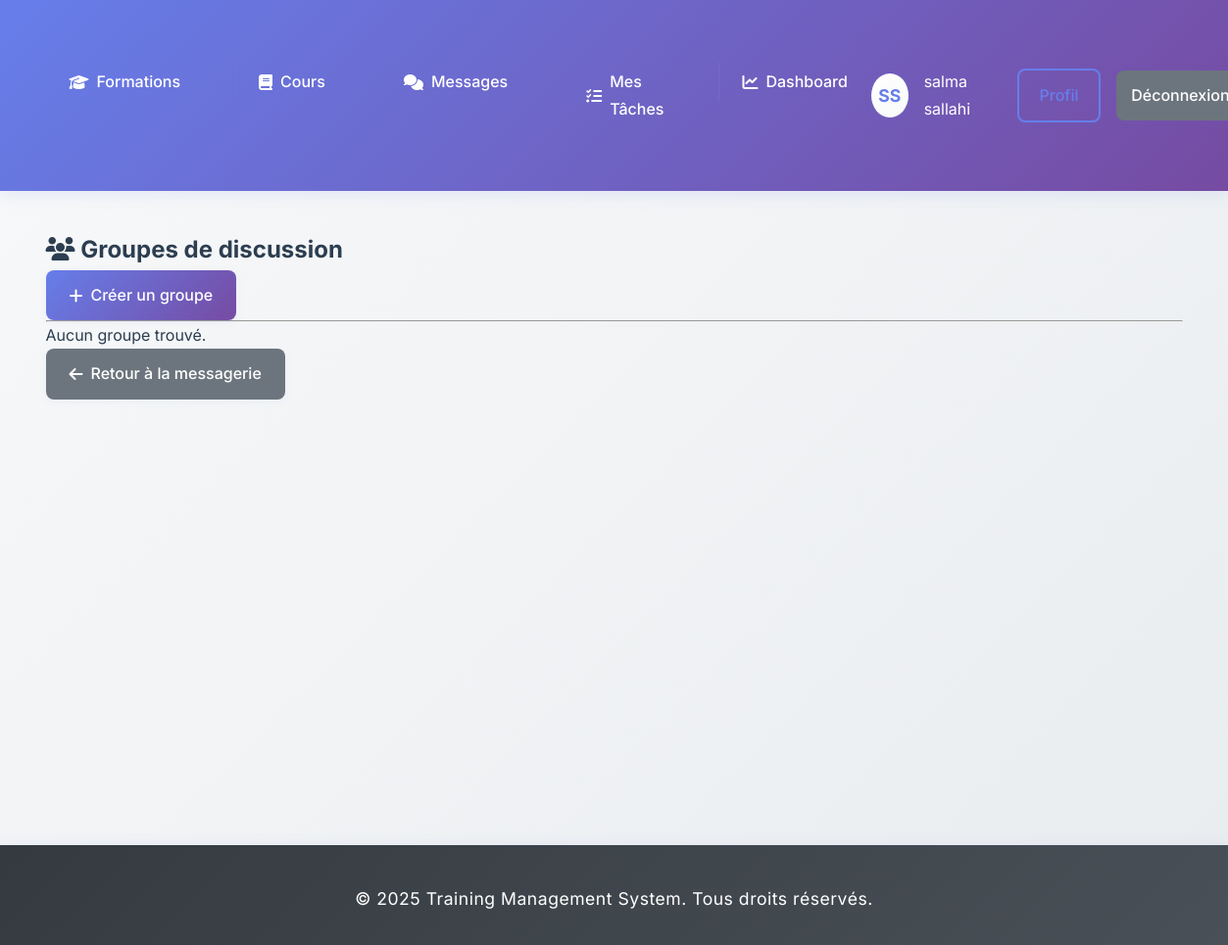
Page /messaging/groups/ (signed in) on the earlier database version.
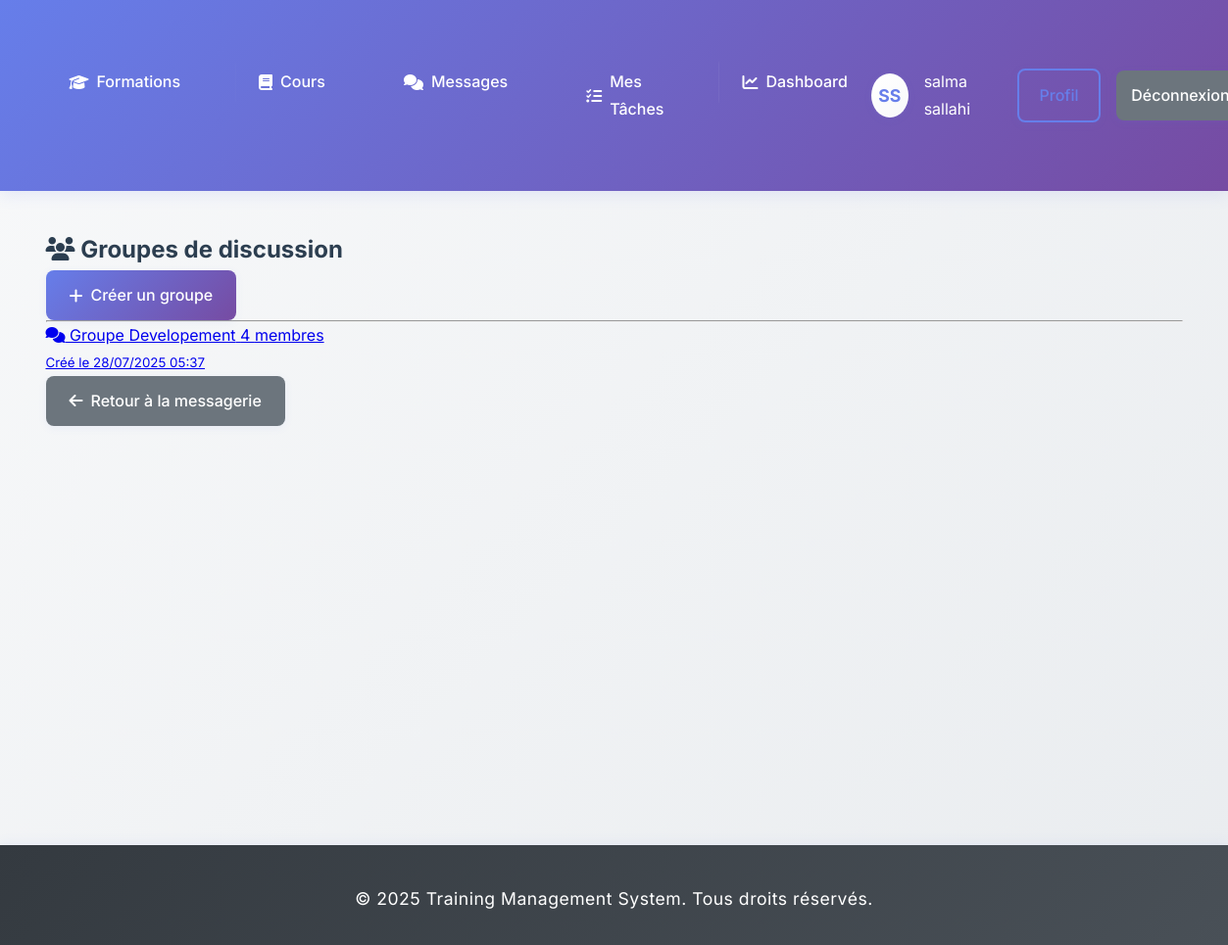
Same page on the later database version.
### users/models.py (models this page shows, shortened)
class Utilisateur(AbstractUser):
    email = models.EmailField(unique=True)
    nom = models.CharField(max_length=100)
    prenom = models.CharField(max_length=100)
    telephone = models.CharField(max_length=20, blank=True)
    adresse = models.TextField(blank=True)
    date_naissance = models.DateField(null=True, blank=True)
    photo_profil = models.ImageField(upload_to='profiles/', blank=True, null=True)
    date_creation = models.DateTimeField(default=timezone.now)
    derniere_connexion = models.DateTimeField(null=True, blank=True)
    USERNAME_FIELD = 'email'
    REQUIRED_FIELDS = ['username', 'nom', 'prenom']
    class Meta:
        verbose_name = 'Utilisateur'
        verbose_name_plural = 'Utilisateurs'

### messaging/models.py (models this page shows, shortened)
class GroupeChat(models.Model):
    nom = models.CharField(max_length=100)
    description = models.TextField(blank=True)
    createur = models.ForeignKey(Utilisateur, on_delete=models.CASCADE, related_name='groupes_crees')
    membres = models.ManyToManyField(Utilisateur, related_name='groupes_membre')
    formation = models.ForeignKey(Formation, on_delete=models.CASCADE, null=True, blank=True)
    prive = models.BooleanField(default=False)
    date_creation = models.DateTimeField(default=timezone.now)
    actif = models.BooleanField(default=True)
    class Meta:
        verbose_name = 'Groupe de Chat'
        verbose_name_plural = 'Groupes de Chat'
        ordering = ['-date_creation']

### messaging/views.py (the view)
# urls.py: path('groups/', views.groups_list, name='groups'),
@login_required
def groups_list(request):
    groups = GroupeChat.objects.filter(
        Q(membres=request.user) | Q(createur=request.user)
    ).distinct().order_by('-date_creation')
    context = {
        'groups': groups,
    }
    return render(request, 'messaging/groups.html', context)

### templates/messaging/groups.html (shortened to what this page needs)
{% extends 'base.html' %}
{% block content %}
<div class="container mt-4">
    <h2><i class="fas fa-users"></i> Groupes de discussion</h2>
    <a href="{% url 'messaging:create_group' %}" class="btn btn-primary mb-3">
        <i class="fas fa-plus"></i> Créer un groupe
    </a>
    <hr>
    {% if groups %}
        <div class="list-group">
            {% for group in groups %}
                <a href="{% url 'messaging:group_detail' group.id %}" class="list-group-item list-group-item-action">
                    <div class="d-flex justify-content-between align-items-center">
                        <span><i class="fas fa-comments"></i> {{ group.nom }}</span>
                        <span class="badge bg-primary">{{ group.membres.count }} membres</span>
                    </div>
                    <small class="text-muted">Créé le {{ group.date_creation|date:"d/m/Y H:i" }}</small>
                </a>
            {% endfor %}
        </div>
    {% else %}
        <div class="alert alert-info mt-3">Aucun groupe trouvé.</div>
    {% endif %}
    <a href="{% url 'messaging:inbox' %}" class="btn btn-secondary mt-4"><i class="fas fa-arrow-left"></i> Retour à la messagerie</a>
</div>
{% endblock %}

### templates/base.html (shortened to what this page needs)
<!DOCTYPE html>
<html lang="fr">
<head>
    <link rel="stylesheet" href="https://cdnjs.cloudflare.com/ajax/libs/font-awesome/6.4.0/css/all.min.css">
</head>
<body>
    <header class="header">
        <nav class="nav-container">
            <ul class="nav-menu">
                <li><a href="{% url 'formations:list' %}"><i class="fas fa-graduation-cap"></i> Formations</a></li>
                <li><a href="{% url 'courses:list' %}"><i class="fas fa-book"></i> Cours</a></li>
                {% if user.is_authenticated %}
                    <li><a href="{% url 'messaging:inbox' %}"><i class="fas fa-comments"></i> Messages</a></li>
                    <li><a href="{% url 'formations:task_list' %}"><i class="fas fa-tasks"></i> Mes Tâches</a></li>
                    <li><a href="{% url 'users:dashboard' %}"><i class="fas fa-chart-line"></i> Dashboard</a></li>
                {% endif %}
            </ul>
            <div class="user-menu">
                {% if user.is_authenticated %}
                    <div class="user-avatar interactive-element">
                        {{ user.prenom|first|upper }}{{ user.nom|first|upper }}
                    </div>
                    <span>{{ user.prenom }} {{ user.nom }}</span>
                    <a href="{% url 'users:profile' %}" class="btn btn-outline">Profil</a>
                    <a href="{% url 'users:logout' %}" class="btn btn-secondary">Déconnexion</a>
                {% else %}
                    <a href="{% url 'users:login' %}" class="btn btn-outline">Connexion</a>
                    <a href="{% url 'users:register' %}" class="btn btn-primary">Inscription</a>
                {% endif %}
            </div>
        </nav>
    </header>
    <main class="main-content">
        {% block content %}
        {% endblock %}
    </main>
    <footer class="footer">
        <p>&copy; 2025 Training Management System. Tous droits réservés.</p>
    </footer>
</body>
</html>

### templates/base.html (style rules this page uses)
* { margin: 0; padding: 0; box-sizing: border-box; }
:root { --primary-color: #667eea; --secondary-color: #764ba2; --accent-color: #f093fb; --success-color: #28a745; --warning-color: #ffc107; --danger-color: #dc3545; --info-color: #17a2b8; --light-color: #f8f9fa; --dark-color: #343a40; --text-primary: #2c3e50; --text-secondary: #6c757d; --border-color: #e9ecef; --shadow-light: 0 2px 8px rgba(102,126,234,0.08); --shadow-medium: 0 4px 16px rgba(102,126,234,0.12); --shadow-heavy: 0 8px 32px rgba(102,126,234,0.16); --transition-fast: 0.2s ease; --transition-medium: 0.3s ease; --transition-slow: 0.5s ease; }
body { font-family: 'Inter', 'Segoe UI', Tahoma, Geneva, Verdana, sans-serif; background: linear-gradient(135deg, #f8f9fa 0%, #e9ecef 100%); line-height: 1.7; color: var(--text-primary); font-weight: 400; }
.header { background: linear-gradient(135deg, var(--primary-color) 0%, var(--secondary-color) 100%); color: white; padding: 1rem 0; box-shadow: var(--shadow-medium); position: sticky; top: 0; z-index: 100; backdrop-filter: blur(10px); }
.nav-container { max-width: 1200px; margin: 0 auto; display: flex; justify-content: space-between; align-items: center; padding: 0 20px; }
.nav-menu { display: flex; list-style: none; gap: 2rem; }
.nav-menu a { color: white; text-decoration: none; padding: 0.75rem 1.5rem; border-radius: 8px; font-weight: 500; transition: var(--transition-medium); position: relative; overflow: hidden; display: flex; align-items: center; gap: 0.5rem; }
.nav-menu a::before { content: ''; position: absolute; top: 0; left: 0; width: 100%; height: 100%; background: rgba(255,255,255,0.1); transform: translateX(-100%); transition: var(--transition-medium); }
.user-menu { display: flex; align-items: center; gap: 1rem; }
.user-avatar { width: 45px; height: 45px; border-radius: 50%; background: linear-gradient(135deg, #fff 0%, #f8f9fa 100%); color: var(--primary-color); display: flex; align-items: center; justify-content: center; font-weight: bold; font-size: 1.1rem; box-shadow: var(--shadow-light); transition: var(--transition-medium); border: 2px solid transparent; }
.main-content { max-width: 1200px; margin: 2.5rem auto 2rem auto; padding: 0 20px; min-height: calc(100vh - 220px); }
.btn { display: inline-flex; align-items: center; justify-content: center; gap: 0.5rem; padding: 0.75rem 1.5rem; border: none; border-radius: 8px; text-decoration: none; cursor: pointer; font-size: 1rem; font-weight: 500; transition: var(--transition-medium); text-align: center; box-shadow: var(--shadow-light); position: relative; overflow: hidden; min-height: 44px; }
.btn::before { content: ''; position: absolute; top: 50%; left: 50%; width: 0; height: 0; background: rgba(255,255,255,0.2); border-radius: 50%; transform: translate(-50%, -50%); transition: var(--transition-medium); }
.btn-primary { background: linear-gradient(135deg, var(--primary-color) 0%, var(--secondary-color) 100%); color: white; }
.btn-secondary { background: var(--text-secondary); color: white; }
.btn-outline { background: transparent; border: 2px solid var(--primary-color); color: var(--primary-color); }
.footer { background: linear-gradient(135deg, var(--dark-color) 0%, #495057 100%); color: white; text-align: center; padding: 2.5rem 0 2rem 0; margin-top: 3rem; font-size: 1.1rem; letter-spacing: 0.5px; box-shadow: 0 -2px 12px rgba(102,126,234,0.07); }
.interactive-element { transition: var(--transition-medium); cursor: pointer; }
html { scroll-behavior: smooth; }

Differences in the rows shown:
added GroupeChat: nom "Groupe Developement", membres.count "4", date_creation "28/07/2025 05:37"
Other differences:
text no longer shown: "Aucun groupe trouvé."
